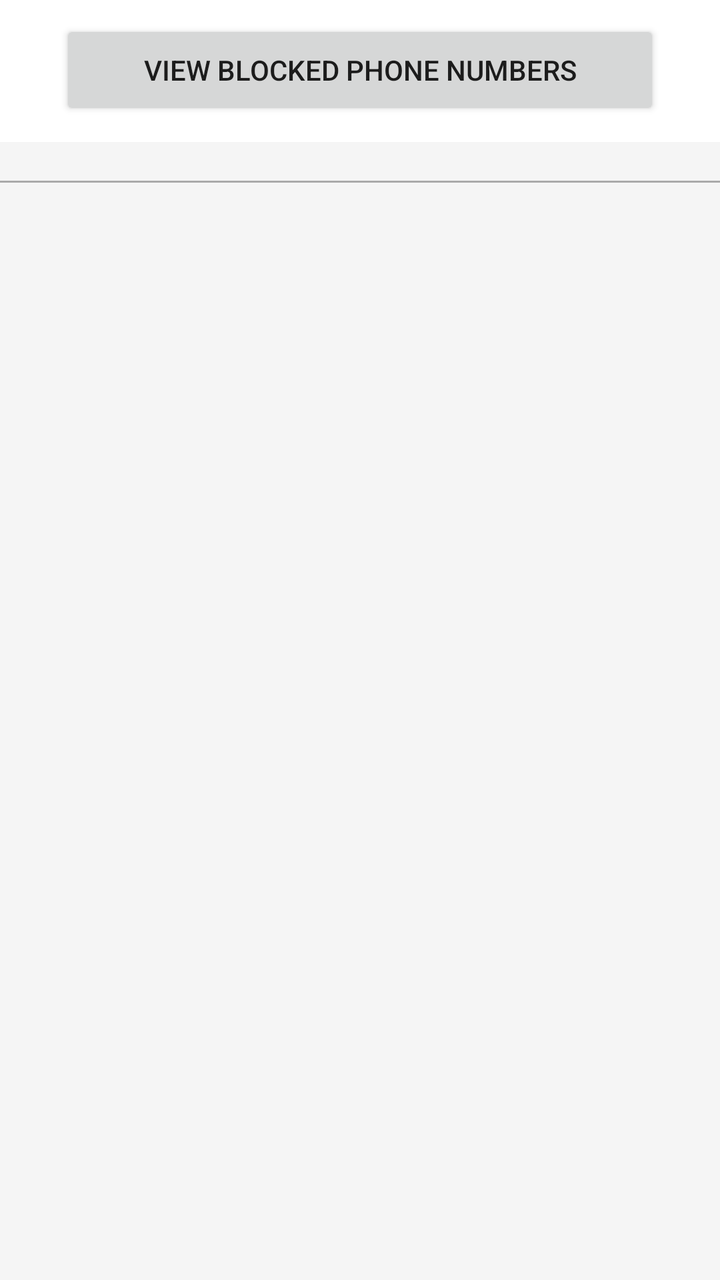
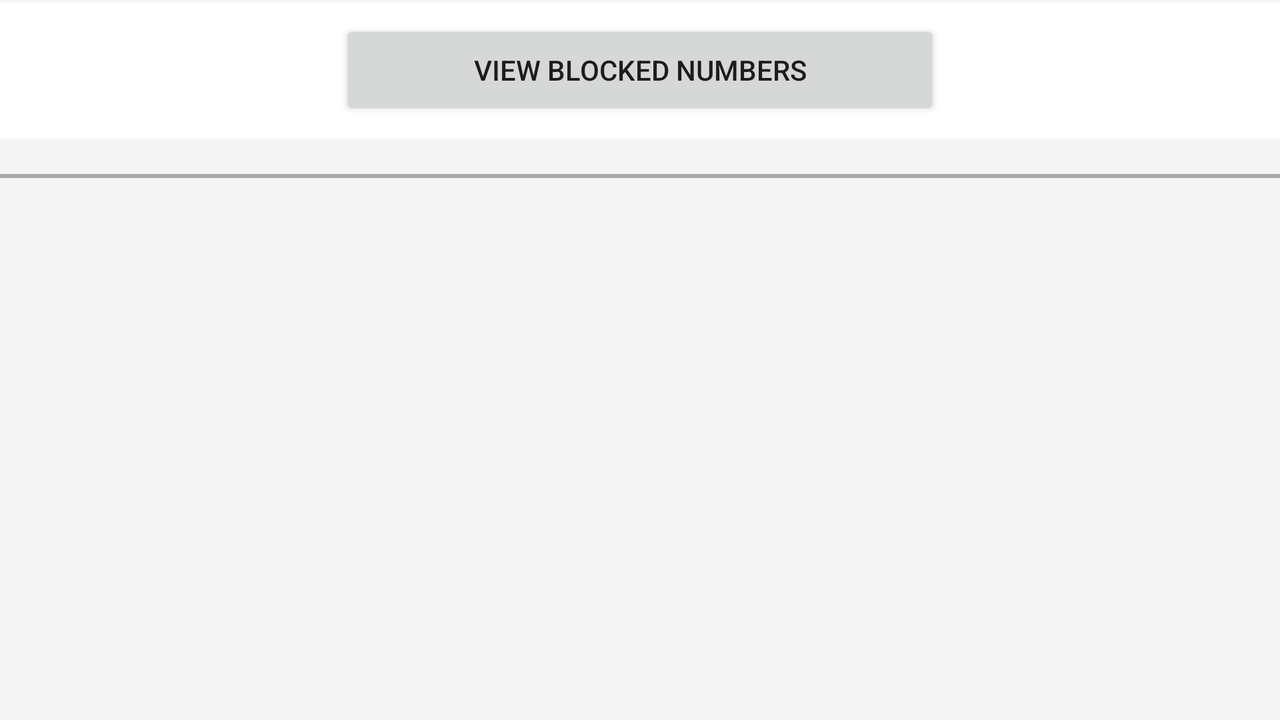

Compare how this app lays out the same screen by default and in its alternative resource folder. The renders come first, then the two layout files and the values they reference.
<!-- AndroidManifest.xml: application theme AppTheme -->
<!-- res/layout/fragment_view_area_codes.xml -->
<FrameLayout xmlns:android="http://schemas.android.com/apk/res/android"
    xmlns:app="http://schemas.android.com/apk/res-auto"
    xmlns:tools="http://schemas.android.com/tools"
    android:layout_width="match_parent"
    android:layout_height="match_parent"
    tools:context="com.aa.calldefender.View_Fragment">

    

    <android.support.constraint.ConstraintLayout
        android:layout_width="match_parent"
        android:layout_height="match_parent">

        <TextView
            android:id="@+id/text_disclaimer"
            android:layout_width="300dp"
            android:layout_height="wrap_content"
            android:layout_marginBottom="8dp"
            android:layout_marginEnd="10dp"
            android:layout_marginStart="10dp"
            android:layout_marginTop="8dp"
            android:text="There are currently no area codes on the blocked list"
            android:textAlignment="center"
            android:textAppearance="@style/TextAppearance.AppCompat"
            android:textColor="@color/cardview_shadow_start_color"
            android:textStyle="italic"
            android:visibility="invisible"
            app:layout_constraintBottom_toBottomOf="parent"
            app:layout_constraintEnd_toEndOf="parent"
            app:layout_constraintStart_toStartOf="parent"
            app:layout_constraintTop_toTopOf="parent"
            app:layout_constraintVertical_bias="0.278" />

        <View
            android:id="@+id/view7"
            android:layout_width="0dp"
            android:layout_height="1dp"
            android:layout_marginBottom="8dp"
            android:background="@android:color/darker_gray"
            android:visibility="visible"
            app:layout_constraintBottom_toBottomOf="parent"
            app:layout_constraintEnd_toEndOf="parent"
            app:layout_constraintHorizontal_bias="0.0"
            app:layout_constraintStart_toStartOf="parent"
            app:layout_constraintTop_toTopOf="parent"
            app:layout_constraintVertical_bias="0.143" />

        <View
            android:id="@+id/view10"
            android:layout_width="0dp"
            android:layout_height="71dp"
            android:layout_marginBottom="8dp"
            android:background="#FFFFFF"
            android:visibility="visible"
            app:layout_constraintBottom_toBottomOf="parent"
            app:layout_constraintEnd_toEndOf="parent"
            app:layout_constraintHorizontal_bias="0.0"
            app:layout_constraintStart_toStartOf="parent"
            app:layout_constraintTop_toTopOf="parent"
            app:layout_constraintVertical_bias="0.0" />

        <ListView
            android:id="@+id/list"
            android:layout_width="0dp"
            android:layout_height="384dp"
            android:layout_marginBottom="8dp"
            android:visibility="visible"
            app:layout_constraintBottom_toBottomOf="parent"
            app:layout_constraintEnd_toEndOf="parent"
            app:layout_constraintHorizontal_bias="0.0"
            app:layout_constraintStart_toStartOf="parent"
            app:layout_constraintTop_toTopOf="parent"
            app:layout_constraintVertical_bias="0.605" />

        <Button
            android:id="@+id/button2"
            android:layout_width="300dp"
            android:layout_height="50dp"
            android:layout_marginEnd="8dp"
            android:layout_marginStart="8dp"
            android:layout_marginTop="10dp"
            android:text="View blocked phone numbers"
            app:layout_constraintBottom_toBottomOf="parent"
            app:layout_constraintEnd_toEndOf="parent"
            app:layout_constraintStart_toStartOf="parent"
            app:layout_constraintTop_toTopOf="parent"
            app:layout_constraintVertical_bias="0.0" />

    </android.support.constraint.ConstraintLayout>

    <TextView
        android:id="@+id/text_disclaimer2"
        android:layout_width="300dp"
        android:layout_height="wrap_content"
        android:layout_marginBottom="8dp"
        android:layout_marginEnd="10dp"
        android:layout_marginStart="10dp"
        android:layout_marginTop="8dp"
        android:text="There are currently no phone numbers on the blocked list"
        android:textAlignment="center"
        android:textAppearance="@style/TextAppearance.AppCompat"
        android:textColor="@color/cardview_shadow_start_color"
        android:textStyle="italic"
        android:visibility="invisible"
        app:layout_constraintBottom_toBottomOf="parent"
        app:layout_constraintEnd_toEndOf="parent"
        app:layout_constraintStart_toStartOf="parent"
        app:layout_constraintTop_toTopOf="parent"
        app:layout_constraintVertical_bias="0.278" />

</FrameLayout>
<!-- resources referenced by this layout -->
<resources>
  <style name="AppTheme" parent="Theme.AppCompat.Light.DarkActionBar">
          
          <item name="colorPrimary">@color/colorPrimary</item>
          <item name="colorPrimaryDark">@color/common_google_signin_btn_text_dark_focused</item>
          <item name="colorAccent">@color/colorAccent</item>
          <item name="android:colorBackground">@color/background</item>
      </style>
  <color name="colorPrimary">#3535e8</color>
  <color name="colorAccent">#4e4eff</color>
  <color name="background">#f5f5f5</color>
</resources>
<!-- res/layout-land/fragment_view_area_codes.xml (the author's variant of the layout above) -->
<!-- drawn on the phone turned sideways -->
<FrameLayout xmlns:android="http://schemas.android.com/apk/res/android"
    xmlns:app="http://schemas.android.com/apk/res-auto"
    xmlns:tools="http://schemas.android.com/tools"
    android:layout_width="match_parent"
    android:layout_height="match_parent"
    tools:context="com.aa.calldefender.ViewFragment">

    

    <android.support.constraint.ConstraintLayout
        android:layout_width="match_parent"
        android:layout_height="match_parent">

        <TextView
            android:id="@+id/text_disclaimer"
            android:layout_width="300dp"
            android:layout_height="wrap_content"
            android:layout_marginBottom="8dp"
            android:layout_marginEnd="10dp"
            android:layout_marginStart="10dp"
            android:layout_marginTop="8dp"
            android:text="There are currently no area codes on the blocked list"
            android:textAlignment="center"
            android:textAppearance="@style/TextAppearance.AppCompat"
            android:textColor="@color/cardview_shadow_start_color"
            android:textStyle="italic"
            android:visibility="invisible"
            app:layout_constraintBottom_toBottomOf="parent"
            app:layout_constraintEnd_toEndOf="parent"
            app:layout_constraintStart_toStartOf="parent"
            app:layout_constraintTop_toTopOf="parent" />

        <Button
            android:id="@+id/button_change_data"
            android:layout_width="300dp"
            android:layout_height="50dp"
            android:layout_marginBottom="10dp"
            android:layout_marginEnd="8dp"
            android:layout_marginStart="8dp"
            android:layout_marginTop="10dp"
            android:text="View blocked numbers"
            app:layout_constraintBottom_toBottomOf="parent"
            app:layout_constraintEnd_toEndOf="parent"
            app:layout_constraintStart_toStartOf="parent"
            app:layout_constraintTop_toTopOf="parent"
            app:layout_constraintVertical_bias="0.0" />

        <ListView
            android:id="@+id/list"
            android:layout_width="0dp"
            android:layout_height="165dp"
            android:layout_marginBottom="8dp"
            android:layout_marginTop="50dp"
            android:visibility="visible"
            app:layout_constraintBottom_toBottomOf="parent"
            app:layout_constraintEnd_toEndOf="parent"
            app:layout_constraintHorizontal_bias="0.0"
            app:layout_constraintStart_toStartOf="parent"
            app:layout_constraintTop_toTopOf="parent"
            app:layout_constraintVertical_bias="0.266" />

        <View
            android:id="@+id/button_background"
            android:layout_width="0dp"
            android:layout_height="68dp"
            android:layout_marginBottom="8dp"
            android:background="#FFFFFF"
            android:visibility="visible"
            app:layout_constraintBottom_toBottomOf="parent"
            app:layout_constraintEnd_toEndOf="parent"
            app:layout_constraintHorizontal_bias="0.0"
            app:layout_constraintStart_toStartOf="parent"
            app:layout_constraintTop_toTopOf="parent"
            app:layout_constraintVertical_bias="0.005" />

        <View
            android:id="@+id/seperator"
            android:layout_width="0dp"
            android:layout_height="2dp"
            android:layout_marginBottom="8dp"
            android:background="@android:color/darker_gray"
            android:visibility="visible"
            app:layout_constraintBottom_toBottomOf="parent"
            app:layout_constraintEnd_toEndOf="parent"
            app:layout_constraintHorizontal_bias="1.0"
            app:layout_constraintStart_toStartOf="parent"
            app:layout_constraintTop_toTopOf="parent"
            app:layout_constraintVertical_bias="0.249" />

    </android.support.constraint.ConstraintLayout>

</FrameLayout>
